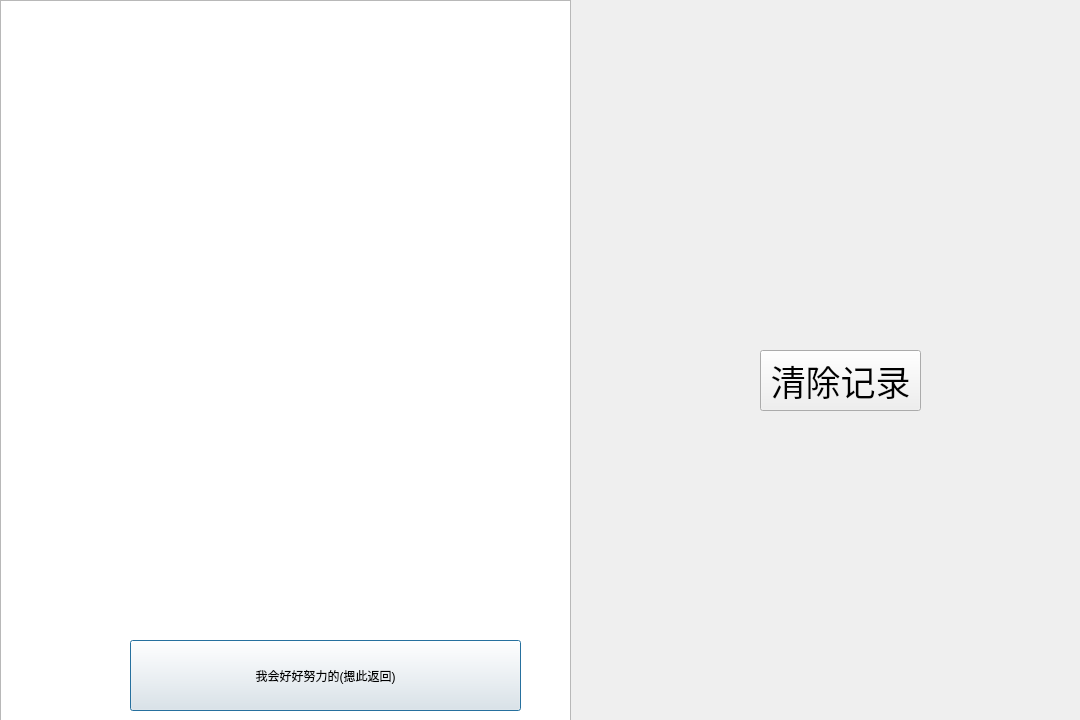
<?xml version="1.0" encoding="UTF-8"?>
<ui version="4.0">
 <class>have_a_try</class>
 <widget class="QWidget" name="have_a_try">
  <property name="geometry">
   <rect>
    <x>0</x>
    <y>0</y>
    <width>1080</width>
    <height>720</height>
   </rect>
  </property>
  <property name="windowTitle">
   <string>Form</string>
  </property>
  <widget class="QListView" name="Ding_Zhen">
   <property name="geometry">
    <rect>
     <x>0</x>
     <y>0</y>
     <width>571</width>
     <height>721</height>
    </rect>
   </property>
   <property name="styleSheet">
    <string notr="true">border-image: url(:/ding_zhen_555.jpeg);</string>
   </property>
  </widget>
  <widget class="QPushButton" name="goback">
   <property name="geometry">
    <rect>
     <x>130</x>
     <y>640</y>
     <width>391</width>
     <height>71</height>
    </rect>
   </property>
   <property name="mouseTracking">
    <bool>true</bool>
   </property>
   <property name="styleSheet">
    <string notr="true">font: 20pt &quot;华文行楷&quot;;


</string>
   </property>
   <property name="text">
    <string>我会好好努力的(摁此返回)</string>
   </property>
   <property name="autoRepeat">
    <bool>false</bool>
   </property>
   <property name="default">
    <bool>true</bool>
   </property>
   <property name="flat">
    <bool>false</bool>
   </property>
  </widget>
  <widget class="QPushButton" name="pushButton">
   <property name="geometry">
    <rect>
     <x>760</x>
     <y>350</y>
     <width>161</width>
     <height>61</height>
    </rect>
   </property>
   <property name="font">
    <font>
     <family>华文行楷</family>
     <pointsize>26</pointsize>
    </font>
   </property>
   <property name="text">
    <string>清除记录</string>
   </property>
  </widget>
 </widget>
 <resources/>
 <connections/>
</ui>
